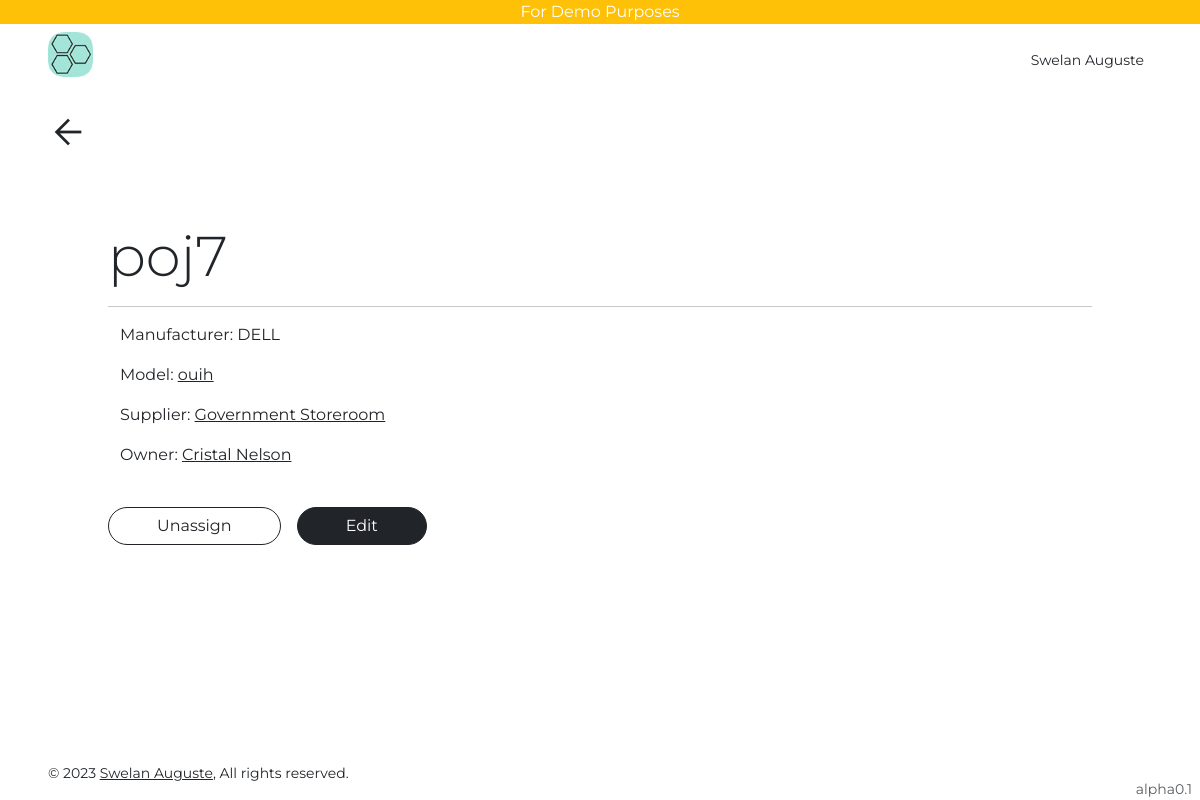
/computer/detail/1/ (signed in), run on the app's committed database.
### users/models.py (models this page shows, shortened)
class User(AbstractUser):
    is_viewer = models.BooleanField(default=True)
    is_admin = models.BooleanField(default=False)

class Profile(models.Model):
    user = models.OneToOneField(User, on_delete=models.CASCADE, related_name="profile")
    uid = models.UUIDField(default=uuid.uuid4, editable=False, unique=True)
    first_name = models.CharField(max_length=255)
    last_name = models.CharField(max_length=255, blank=True)
    slug = models.SlugField(max_length=255, blank=True)
    phone = models.TextField(null=True, default="+1")
    phone1 = models.TextField(blank=True)
    bio = models.TextField(blank=True)
    def get_absolute_url(self):
        return reverse("profile", kwargs={"slug": self.slug})
    def __str__(self) -> str:
        if self.first_name and self.last_name:
            return f"{self.first_name} {self.last_name}"
        return self.user.email

### inventory/models.py (models this page shows, shortened)
class Computer(models.Model):
    serial_number = models.CharField(max_length=255, unique=True)
    model = models.ForeignKey(ComputerModel, on_delete=models.CASCADE)
    supplier = models.ForeignKey(Supplier, on_delete=models.CASCADE)

class ComputerModel(models.Model):
    name = models.CharField(max_length=255)
    manufacturer = models.ForeignKey(
        Manufacturer, on_delete=models.CASCADE, null=True, blank=True
    )
    processor = models.CharField(max_length=255, blank=True)
    memory = models.CharField(max_length=255, blank=True)
    storage = models.CharField(max_length=255, blank=True)
    def get_absolute_url(self):
        return reverse("computer-model-detail", kwargs={"pk": self.pk})

class Manufacturer(models.Model):
    name = models.CharField(max_length=255)
    def __str__(self):
        return self.name

class Supplier(models.Model):
    name = models.CharField(max_length=255)
    address = models.CharField(max_length=200, null=True)
    address1 = models.CharField(max_length=200, null=True, blank=True)
    phone = models.CharField(max_length=20, blank=True)
    email = models.EmailField(blank=True)
    def get_absolute_url(self):
        return reverse("supplier-detail", kwargs={"pk": self.pk})
    def __str__(self):
        return self.name

class ComputerAssignment(models.Model):
    computer = models.ForeignKey(
        Computer, on_delete=models.CASCADE, related_name="computer_assignments"
    )
    employee = models.ForeignKey(
        Employee,
        on_delete=models.CASCADE,
        null=True,
        blank=True,
        related_name="computer_assignments",
    )
    date_assigned = models.DateField(auto_now_add=True, null=True)
    date_returned = models.DateField(null=True, blank=True)

class Employee(models.Model):
    name = models.CharField(max_length=255)
    dept = models.ForeignKey(
        Department,
        on_delete=models.CASCADE,
        null=True,
        blank=True,
        verbose_name="department",
    )
    ext = models.CharField(max_length=20, null=True, blank=True)
    class Meta:
        ordering = ("name",)
    def get_absolute_url(self):
        return reverse("employee-detail", kwargs={"pk": self.pk})
    def __str__(self):
        return self.name

### inventory/views.py (the view)
class ComputerDetailView(LoginRequiredMixin, DetailView):
    model = Computer

### templates/inventory/computer_detail.html (shortened to what this page needs)
{% extends 'base.html' %}
{% block content %}
{% include 'go_back.html' %}
<div class="container">
    <div class="p-5">
        <div class="display-4">{{object.serial_number}}</div>
        <hr>
        <div class="container">
            <p>Manufacturer: {{object.model.manufacturer}}</p>
            <p>Model: <a class="text-dark"
                    href="{{object.model.get_absolute_url}}">
                    {{object.model.name}}</a></p>
            <p>Supplier: <a class="text-dark"
                    href="{{object.supplier.get_absolute_url}}">{{object.supplier}}</a>
            </p>
            <p>Owner: <a class="text-dark"
                    href="{{object.computer_assignments.last.employee.get_absolute_url}}">{{object.computer_assignments.last.employee|default_if_none:'unassigned'}}</a>
            </p>
        </div>
        <br>
        <div class="d-flex">
            {% if object.computer_assignments.last.employee %}
            <a class="btn btn-outline-dark rounded-pill px-5 me-3"
                href="{% url 'computer-unassignment-create' object.pk %}">Unassign</a>
            {% else %}
            <a class="btn btn-outline-dark rounded-pill px-5 me-3"
            href="{% url 'computer-assignment-create' object.pk %}">Assign</a>
            {% endif %}
            <a class="btn btn-dark rounded-pill px-5"
                href="{% url 'computer-update' object.pk %}">Edit</a>
        </div>
    </div>
</div>
{% endblock content %}

### templates/navbar.html (shortened to what this page needs)
{% load static %}
<div class="w-100 bg-warning text-center text-white">For Demo Purposes</div>
<nav class="row sticky-top bg-white">
    <div class="col">
        <div class="d-flex py-lg-2 px-lg-5 p-3 bg-white">
            <a class="h3 text-decoration-none text-dark fw-bold me-4"
                href="/">
            <img height="45rem" src="{% static 'images/favicon.ico' %}" alt=""></a>
        </div>
    </div>
    <div class="col">
        <div class="d-flex py-lg-4 px-lg-5 p-3 bg-white justify-content-end">
            {% if request.user.is_authenticated %}
            <div class="dropdown me-2">
                <a class="text-decoration-none text-dark bg-transparent border-0 small p-0 m-0"
                    type="button"
                    data-bs-toggle="dropdown"
                    aria-expanded="false">
                    <span>{{request.user.profile}}</span>
                </a>
            </div>
            {% else %}
            <a class="text-dark"
                href="{% url 'account_login' %}">Sign in</a></li>
            {% endif %}
        </div>
    </div>
</nav>

### static/css/styles.css (style rules this page uses)
html, body { font-family: 'Montserrat', sans-serif; }
body { min-height: 100vh; min-height: -webkit-fill-available; }
html { height: -webkit-fill-available; }

### data on the page
User: user.profile "Swelan Auguste"
Computer: serial_number "poj7", model.manufacturer "DELL", model.name "ouih", supplier "Government Storeroom", computer_assignments.last.employee "Cristal Nelson"
